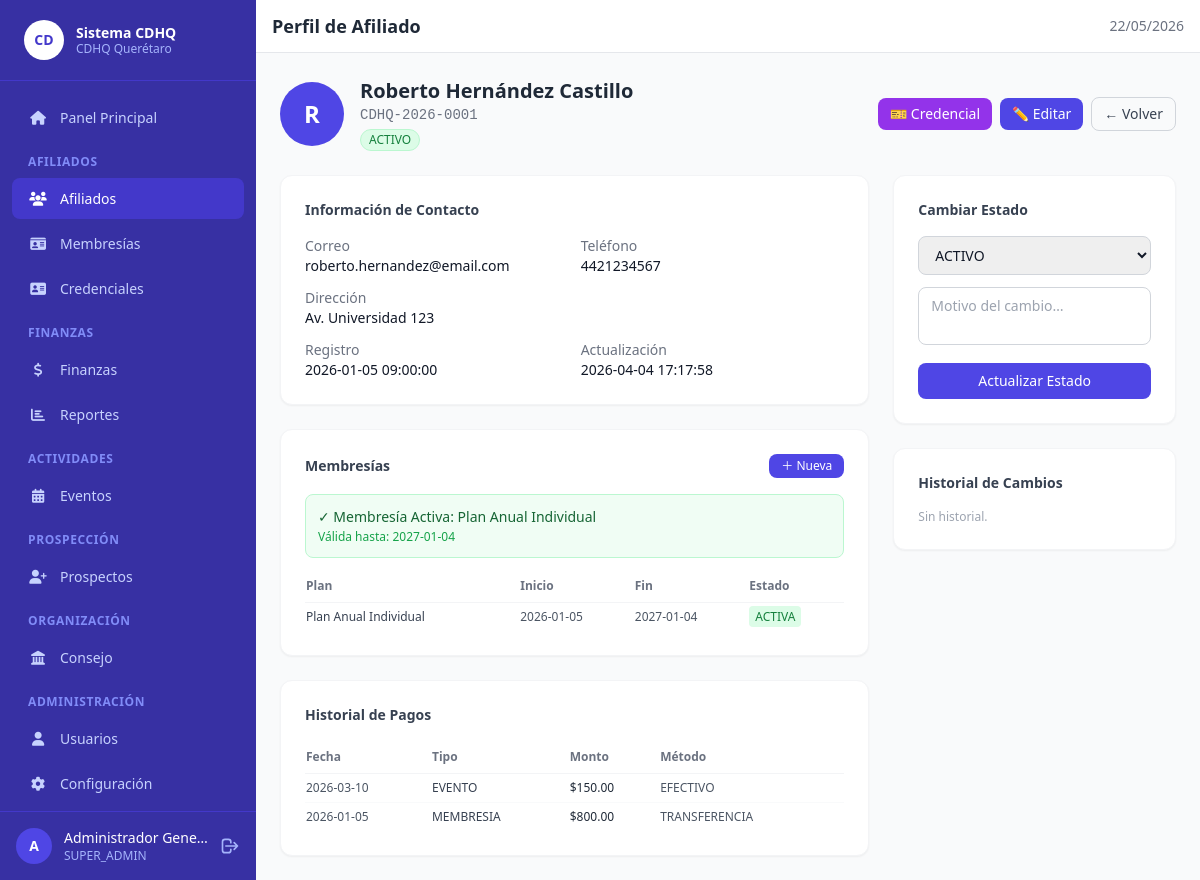
Screenshot of /affiliates/1 (signed in) with the database file from the repository.
### tables this page shows
CREATE TABLE IF NOT EXISTS `affiliates` (
    `id`               INT UNSIGNED AUTO_INCREMENT PRIMARY KEY,
    `affiliate_number` VARCHAR(20)  NOT NULL UNIQUE,
    `user_id`          INT UNSIGNED NULL,
    `first_name`       VARCHAR(80)  NOT NULL,
    `last_name`        VARCHAR(80)  NOT NULL,
    `email`            VARCHAR(160) NULL,
    `phone`            VARCHAR(30)  NULL,
    `address`          VARCHAR(255) NULL,
    `municipio`        VARCHAR(80)  NULL COMMENT 'Municipio de residencia del afiliado',
    `estado_mexico`    VARCHAR(80)  NULL COMMENT 'Estado de la República Mexicana',
    `state`            ENUM('PROSPECTO','ACTIVO','SUSPENDIDO','VENCIDO') NOT NULL DEFAULT 'PROSPECTO',
    `notes`            TEXT NULL,
    `created_at`       DATETIME NOT NULL DEFAULT CURRENT_TIMESTAMP,
    `updated_at`       DATETIME NOT NULL DEFAULT CURRENT_TIMESTAMP ON UPDATE CURRENT_TIMESTAMP,
    CONSTRAINT `fk_affiliate_user` FOREIGN KEY (`user_id`) REFERENCES `users`(`id`) ON DELETE SET NULL
);

CREATE TABLE IF NOT EXISTS `subscriptions` (
    `id`           INT UNSIGNED AUTO_INCREMENT PRIMARY KEY,
    `affiliate_id` INT UNSIGNED    NOT NULL,
    `plan_id`      INT UNSIGNED    NOT NULL,
    `start_date`   DATE            NOT NULL,
    `end_date`     DATE            NOT NULL,
    `status`       ENUM('ACTIVA','VENCIDA','SUSPENDIDA') NOT NULL DEFAULT 'ACTIVA',
    `created_at`   DATETIME        NOT NULL DEFAULT CURRENT_TIMESTAMP,
    CONSTRAINT `fk_sub_affiliate` FOREIGN KEY (`affiliate_id`) REFERENCES `affiliates`(`id`) ON DELETE CASCADE,
    CONSTRAINT `fk_sub_plan`      FOREIGN KEY (`plan_id`)      REFERENCES `subscription_plans`(`id`)
);

CREATE TABLE IF NOT EXISTS `subscription_plans` (
    `id`            INT UNSIGNED AUTO_INCREMENT PRIMARY KEY,
    `name`          VARCHAR(80)     NOT NULL,
    `description`   TEXT            NULL,
    `price`         DECIMAL(10,2)   NOT NULL DEFAULT 0.00,
    `duration_days` SMALLINT UNSIGNED NOT NULL DEFAULT 365,
    `active`        TINYINT(1)      NOT NULL DEFAULT 1,
    `created_at`    DATETIME        NOT NULL DEFAULT CURRENT_TIMESTAMP
);

CREATE TABLE IF NOT EXISTS `payments` (
    `id`           INT UNSIGNED AUTO_INCREMENT PRIMARY KEY,
    `affiliate_id` INT UNSIGNED    NULL,
    `amount`       DECIMAL(12,2)   NOT NULL,
    `type`         ENUM('MEMBRESIA','EVENTO','DONACION','OTRO') NOT NULL,
    `method`       ENUM('EFECTIVO','TRANSFERENCIA','TARJETA','PAYPAL','PENDIENTE','OTRO') NOT NULL DEFAULT 'EFECTIVO',
    `reference`    VARCHAR(120)    NULL,
    `payment_date` DATE            NOT NULL,
    `notes`        TEXT            NULL,
    `created_by`   INT UNSIGNED    NULL,
    `created_at`   DATETIME        NOT NULL DEFAULT CURRENT_TIMESTAMP,
    CONSTRAINT `fk_payment_affiliate` FOREIGN KEY (`affiliate_id`) REFERENCES `affiliates`(`id`) ON DELETE SET NULL,
    CONSTRAINT `fk_payment_user`      FOREIGN KEY (`created_by`)   REFERENCES `users`(`id`)      ON DELETE SET NULL
);

### app/views/affiliates/show.php (the view, shortened to what the rows shown need)
<?php require VIEWS_PATH . '/layout/header.php'; ?>
<?php require VIEWS_PATH . '/layout/navbar.php'; ?>
<?php
$stateColors = [
    'ACTIVO'    => 'bg-green-100 text-green-700 border-green-200',
    'SUSPENDIDO'=> 'bg-yellow-100 text-yellow-700 border-yellow-200',
    'VENCIDO'   => 'bg-red-100 text-red-700 border-red-200',
    'PROSPECTO' => 'bg-blue-100 text-blue-700 border-blue-200',
];
$sc = $stateColors[$affiliate['state']] ?? 'bg-gray-100 text-gray-600 border-gray-200';
?>
<div class="flex flex-col sm:flex-row items-start sm:items-center justify-between gap-4 mb-6">
    <div class="flex items-center gap-4">
        <div class="w-16 h-16 bg-indigo-600 rounded-full flex items-center justify-center text-white font-bold text-2xl">
            <?= htmlspecialchars(mb_strtoupper(mb_substr($affiliate['first_name'], 0, 1))) ?>
        </div>
        <div>
            <h2 class="text-xl font-bold text-gray-800">
                <?= htmlspecialchars($affiliate['first_name'] . ' ' . $affiliate['last_name']) ?>
            </h2>
            <p class="text-sm text-gray-500 font-mono"><?= htmlspecialchars($affiliate['affiliate_number']) ?></p>
            <span class="inline-block mt-1 text-xs px-2 py-0.5 rounded-full font-medium border <?= $sc ?>">
                <?= htmlspecialchars($affiliate['state']) ?>
            </span>
        </div>
    </div>
    <div class="flex items-center gap-2 flex-wrap">
        <a href="<?= $base_url ?>/credentials/<?= $affiliate['id'] ?>"
           class="text-sm bg-purple-600 hover:bg-purple-700 text-white px-3 py-1.5 rounded-lg transition-colors">
            🎫 Credencial
        </a>
        <?php if (Auth::hasRole(ROLE_SUPER_ADMIN, ROLE_ADMIN_MEMBRESIAS)): ?>
        <a href="<?= $base_url ?>/affiliates/<?= $affiliate['id'] ?>/edit"
           class="text-sm bg-indigo-600 hover:bg-indigo-700 text-white px-3 py-1.5 rounded-lg transition-colors">
            ✏️ Editar
        </a>
        <?php endif; ?>
        <a href="<?= $base_url ?>/affiliates" class="text-sm border border-gray-300 hover:bg-gray-50 text-gray-700 px-3 py-1.5 rounded-lg transition-colors">
            ← Volver
        </a>
    </div>
</div>
<div class="grid grid-cols-1 lg:grid-cols-3 gap-6">
    <div class="lg:col-span-2 space-y-6">
        <div class="bg-white rounded-xl shadow-sm border border-gray-100 p-6">
            <h3 class="text-sm font-semibold text-gray-700 mb-4">Información de Contacto</h3>
            <dl class="grid grid-cols-2 gap-3 text-sm">
                <div><dt class="text-gray-500">Correo</dt><dd class="font-medium"><?= htmlspecialchars($affiliate['email'] ?? '—') ?></dd></div>
                <div><dt class="text-gray-500">Teléfono</dt><dd class="font-medium"><?= htmlspecialchars($affiliate['phone'] ?? '—') ?></dd></div>
                <div class="col-span-2"><dt class="text-gray-500">Dirección</dt><dd class="font-medium"><?= htmlspecialchars($affiliate['address'] ?? '—') ?></dd></div>
                <div><dt class="text-gray-500">Registro</dt><dd class="font-medium"><?= htmlspecialchars($affiliate['created_at'] ?? '') ?></dd></div>
                <div><dt class="text-gray-500">Actualización</dt><dd class="font-medium"><?= htmlspecialchars($affiliate['updated_at'] ?? '') ?></dd></div>
            </dl>
        </div>
        <div class="bg-white rounded-xl shadow-sm border border-gray-100 p-6">
            <div class="flex items-center justify-between mb-4">
                <h3 class="text-sm font-semibold text-gray-700">Membresías</h3>
                <?php if (Auth::hasRole(ROLE_SUPER_ADMIN, ROLE_ADMIN_MEMBRESIAS)): ?>
                <a href="<?= $base_url ?>/subscriptions/create?affiliate_id=<?= $affiliate['id'] ?>"
                   class="text-xs bg-indigo-600 text-white px-3 py-1 rounded-lg hover:bg-indigo-700 transition-colors">
                    ＋ Nueva
                </a>
                <?php endif; ?>
            </div>
            <?php if ($activeSub): ?>
            <div class="mb-3 p-3 bg-green-50 border border-green-200 rounded-lg text-sm">
                <p class="font-medium text-green-800">✓ Membresía Activa: <?= htmlspecialchars($activeSub['plan_name']) ?></p>
                <p class="text-green-600 text-xs mt-0.5">Válida hasta: <?= htmlspecialchars($activeSub['end_date']) ?></p>
            </div>
            <?php endif; ?>
            <table class="w-full text-xs divide-y divide-gray-100">
                <thead><tr class="text-gray-500">
                    <th class="py-2 text-left">Plan</th>
                    <th class="py-2 text-left">Inicio</th>
                    <th class="py-2 text-left">Fin</th>
                    <th class="py-2 text-left">Estado</th>
                </tr></thead>
                <tbody class="divide-y divide-gray-50">
                    <?php foreach ($subs as $s): ?>
                    <tr>
                        <td class="py-1.5 text-gray-700"><?= htmlspecialchars($s['plan_name']) ?></td>
                        <td class="py-1.5 text-gray-600"><?= htmlspecialchars($s['start_date']) ?></td>
                        <td class="py-1.5 text-gray-600"><?= htmlspecialchars($s['end_date']) ?></td>
                        <td class="py-1.5">
                            <span class="px-1.5 py-0.5 rounded text-xs <?= $s['status']==='ACTIVA' ? 'bg-green-100 text-green-700' : 'bg-gray-100 text-gray-600' ?>">
                                <?= htmlspecialchars($s['status']) ?>
                            </span>
                        </td>
                    </tr>
                    <?php endforeach; ?>
                </tbody>
            </table>
        </div>
        <div class="bg-white rounded-xl shadow-sm border border-gray-100 p-6">
            <h3 class="text-sm font-semibold text-gray-700 mb-4">Historial de Pagos</h3>
            <table class="w-full text-xs divide-y divide-gray-100">
                <thead><tr class="text-gray-500">
                    <th class="py-2 text-left">Fecha</th>
                    <th class="py-2 text-left">Tipo</th>
                    <th class="py-2 text-left">Monto</th>
                    <th class="py-2 text-left">Método</th>
                </tr></thead>
                <tbody class="divide-y divide-gray-50">
                    <?php foreach ($payments as $p): ?>
                    <tr>
                        <td class="py-1.5 text-gray-600"><?= htmlspecialchars($p['payment_date']) ?></td>
                        <td class="py-1.5 text-gray-700"><?= htmlspecialchars($p['type']) ?></td>
                        <td class="py-1.5 font-medium text-gray-800">$<?= number_format($p['amount'], 2) ?></td>
                        <td class="py-1.5 text-gray-600"><?= htmlspecialchars($p['method']) ?></td>
                    </tr>
                    <?php endforeach; ?>
                </tbody>
            </table>
        </div>
    </div>
    <div class="space-y-6">
        <?php if (Auth::hasRole(ROLE_SUPER_ADMIN, ROLE_ADMIN_MEMBRESIAS)): ?>
        <div class="bg-white rounded-xl shadow-sm border border-gray-100 p-6">
            <h3 class="text-sm font-semibold text-gray-700 mb-4">Cambiar Estado</h3>
            <form method="POST" action="<?= $base_url ?>/affiliates/<?= $affiliate['id'] ?>/status">
                <select name="state" class="w-full px-3 py-2 border border-gray-300 rounded-lg text-sm mb-3 focus:ring-2 focus:ring-indigo-500 outline-none">
                    <?php foreach (['PROSPECTO','ACTIVO','SUSPENDIDO','VENCIDO'] as $st): ?>
                    <option value="<?= $st ?>" <?= $affiliate['state']===$st?'selected':'' ?>><?= $st ?></option>
                    <?php endforeach; ?>
                </select>
                <textarea name="reason" placeholder="Motivo del cambio…" rows="2"
                    class="w-full px-3 py-2 border border-gray-300 rounded-lg text-sm resize-none mb-3 focus:ring-2 focus:ring-indigo-500 outline-none"></textarea>
                <button type="submit" class="w-full bg-indigo-600 hover:bg-indigo-700 text-white text-sm font-medium py-2 rounded-lg transition-colors">
                    Actualizar Estado
                </button>
            </form>
        </div>
        <?php endif; ?>
        <div class="bg-white rounded-xl shadow-sm border border-gray-100 p-6">
            <h3 class="text-sm font-semibold text-gray-700 mb-4">Historial de Cambios</h3>
            <div class="space-y-3 max-h-72 overflow-y-auto">
                <?php if (empty($history)): ?><p class="text-gray-400 text-xs">Sin historial.</p><?php endif; ?>
            </div>
        </div>
    </div>
</div>
<?php require VIEWS_PATH . '/layout/footer.php'; ?>

### core/Router.php (shortened to what the rows shown need)
<?php
class Router {
    private array $routes = [];
    public function add(string $method, string $pattern, string $controller, string $action): void {
        $this->routes[] = compact('method', 'pattern', 'controller', 'action');
    }
    public function dispatch(string $url): void {
        $requestMethod = $_SERVER['REQUEST_METHOD'] ?? 'GET';
        $url = trim($url, '/');
        foreach ($this->routes as $route) {
            if (strtoupper($route['method']) !== strtoupper($requestMethod)) {
                continue;
            }
            $pattern = $this->buildPattern($route['pattern']);
            if (preg_match($pattern, $url, $matches)) {
                array_shift($matches);
                $params = array_values(array_filter($matches, 'is_int', ARRAY_FILTER_USE_KEY));
                $this->invoke($route['controller'], $route['action'], $params);
                return;
            }
        }
    }
    private function buildPattern(string $pattern): string {
        $pattern = trim($pattern, '/');
        $pattern = preg_replace('/:([a-zA-Z_]+)/', '(?P<$1>[^/]+)', $pattern);
        return '#^' . $pattern . '$#';
    }
    private function invoke(string $controllerName, string $action, array $params): void {
        $controller = new $controllerName();
        call_user_func_array([$controller, $action], $params);
    }
}

### rows the page displays
affiliates: first_name "R", first_name+last_name "Roberto Hernández Castillo", affiliate_number "CDHQ-2026-0001", state "ACTIVO", email "roberto.hernandez@email.com", phone "4421234567", address "Av. Universidad 123", created_at "2026-01-05 09:00:00", updated_at "2026-04-04 17:17:58"
subscriptions: plan.name "Plan Anual Individual", end_date "2027-01-04", start_date "2026-01-05", status "ACTIVA"
payments: payment_date "2026-03-10", type "EVENTO", amount "150.00", method "EFECTIVO"
payments: payment_date "2026-01-05", type "MEMBRESIA", amount "800.00", method "TRANSFERENCIA"

### other values shown
$label "Panel Principal Afiliados Membresías Credenciales Finanzas Reportes Eventos Prospectos Consejo Usuarios Configuración"
